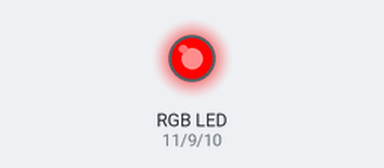
The sketch below on a simulated Arduino Uno, built with avr-gcc and run on an emulated ATmega328P. Shown: an RGB LED mixed from three pins (HIGH = lit). Dim RGB values are drawn brighter than linear; what the sketch prints to the serial monitor is not drawn.

Above: at 0.05 s.
At 0.35 s:
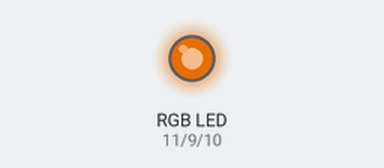
At 0.65 s:
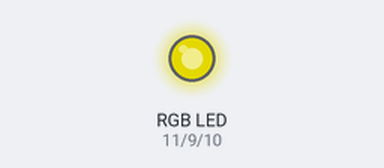
At 1.25 s:
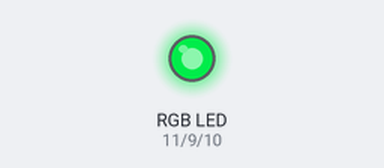
At 1.85 s:
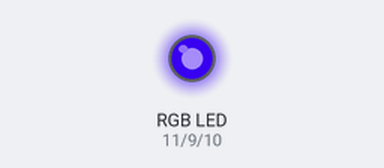
At 2.45 s:
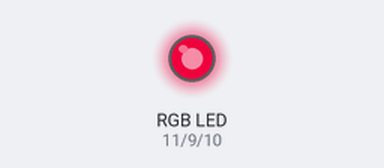
Timing chart, 0 to 6.0 s (numbered marks = the images above):
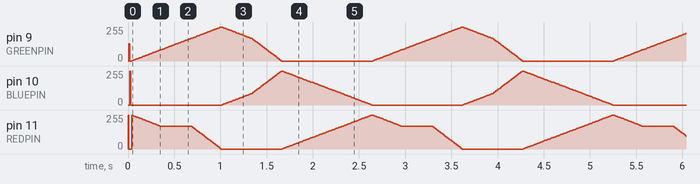

The sketch:

AnalogOutput.ino
```cpp
#include <FastLED.h>

// Example showing how to use FastLED color functions
// even when you're NOT using a "pixel-addressible" smart LED strip.
//
// This example is designed to control an "analog" RGB LED strip
// (or a single RGB LED) being driven by Arduino PWM output pins.
// So this code never calls FastLED.addLEDs() or FastLED.show().
//
// This example illustrates one way you can use just the portions
// of FastLED that you need.  In this case, this code uses just the
// fast HSV color conversion code.
//
// In this example, the RGB values are output on three separate
// 'analog' PWM pins, one for red, one for green, and one for blue.

#define REDPIN   11
#define GREENPIN 9
#define BLUEPIN  10
#define DELAY 10

// showAnalogRGB: this is like FastLED.show(), but outputs on
// analog PWM output pins instead of sending data to an intelligent,
// pixel-addressable LED strip.
//
// This function takes the incoming RGB values and outputs the values
// on three analog PWM output pins to the r, g, and b values respectively.
void showAnalogRGB( const CRGB& rgb)
{
  analogWrite(REDPIN,   rgb.r );
  analogWrite(GREENPIN, rgb.g );
  analogWrite(BLUEPIN,  rgb.b );
}


// colorBars: flashes Red, then Green, then Blue, then Black.
// Helpful for diagnosing if you've mis-wired which is which.
void colorBars()
{
  showAnalogRGB( CRGB::Red );
  delay(DELAY);
  showAnalogRGB( CRGB::Green );
  delay(DELAY);
  showAnalogRGB( CRGB::Blue );
  delay(DELAY);
  showAnalogRGB( CRGB::Black );
  delay(DELAY);
}

void loop()
{
  static uint8_t hue;
  hue = hue + 1;
  Serial.println(hue);
  // Use FastLED automatic HSV->RGB conversion
  showAnalogRGB( CHSV( hue, 255, 255) );

  delay(DELAY);
}


void setup() {
  Serial.begin(115200);
  pinMode(REDPIN,   OUTPUT);
  pinMode(GREENPIN, OUTPUT);
  pinMode(BLUEPIN,  OUTPUT);

  // Flash the "hello" color sequence: R, G, B, black.
  colorBars();
}
```
